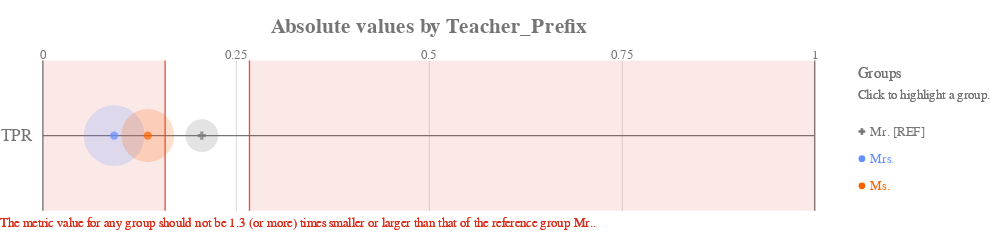

Notebook code for this chart:
### Markdown cell above
The `absolute` plot will show the value of the true positive rate itself:

### Code cell
ap.absolute(bdf, metrics, attribute, fairness_threshold = disparity_tolerance)

### Figure 1 — Vega-Lite specification as saved in the notebook (floating-point values rounded to 4 significant figures)
{"config": {"view": {"continuousWidth": 400, "continuousHeight": 300, "strokeWidth": 0}, "axisLeft": {"labelColor": "rgb(117,117,117)", "labelFont": "Arial", "labelFontSize": 16}, "title": {"align": "center", "baseline": "middle", "color": "rgb(117,117,117)", "font": "Arial", "fontSize": 20, "fontWeight": "bold"}}, "layer": [{"data": {"name": "data-2877b248c93196b56da8c0b23bb53c1d"}, "mark": {"type": "rule", "stroke": "rgb(117,117,117)", "strokeWidth": 1.25, "tooltip": ""}, "encoding": {"x": {"type": "quantitative", "field": "start", "scale": {"domain": [0, 1], "range": [40.0, 760.0]}}, "x2": {"field": "end"}, "y": {"type": "nominal", "axis": {"domain": false, "labelAngle": 0, "labelPadding": -30, "orient": "left", "ticks": false, "title": ""}, "field": "y_position", "scale": {"domain": ["TPR"], "range": [17.5, 157.5]}}}}, {"data": {"name": "data-6cfe259518f6c7b358d8f836a73e6b7f"}, "mark": {"type": "rule", "stroke": "rgb(117,117,117)", "strokeWidth": 1.25, "tooltip": ""}, "encoding": {"x": {"type": "quantitative", "field": "x_position", "scale": {"domain": [0, 1], "range": [40.0, 760.0]}}, "y": {"value": 17.5}, "y2": {"value": 157.5}}}, {"data": {"name": "data-60ed1133fa688d151d36705a369482e0"}, "mark": {"type": "text", "align": "center", "color": "rgb(117,117,117)", "font": "Arial", "fontSize": 12, "fontWeight": "normal", "tooltip": ""}, "encoding": {"text": {"type": "nominal", "field": "value"}, "x": {"type": "quantitative", "field": "value", "scale": {"domain": [0, 1], "range": [40.0, 760.0]}}, "y": {"value": 12.25}}}, {"layer": [{"mark": {"type": "rect", "opacity": 0.8, "stroke": "rgb(217, 46, 28)", "strokeWidth": 1.25, "tooltip": ""}, "encoding": {"x": {"type": "quantitative", "field": "lower_threshold_value", "scale": {"domain": [0, 1], "range": [40.0, 760.0]}}, "x2": {"field": "lower_threshold_value"}, "y": {"type": "nominal", "axis": {"domain": false, "grid": false, "labels": false, "ticks": false, "title": " "}, "field": "metric", "scale": {"domain": ["TPR"], "range": [17.5, 157.5]}}}}, {"mark": {"type": "rect", "opacity": 0.8, "stroke": "rgb(217, 46, 28)", "strokeWidth": 1.25, "tooltip": ""}, "encoding": {"x": {"type": "quantitative", "field": "upper_threshold_value", "scale": {"domain": [0, 1], "range": [40.0, 760.0]}}, "x2": {"field": "upper_threshold_value"}, "y": {"type": "nominal", "axis": {"domain": false, "grid": false, "labels": false, "ticks": false, "title": " "}, "field": "metric", "scale": {"domain": ["TPR"], "range": [17.5, 157.5]}}}}, {"layer": [{"mark": {"type": "rect", "fill": "rgb(217, 46, 28)", "opacity": 0.1, "tooltip": ""}, "encoding": {"x": {"type": "quantitative", "field": "lower_threshold_value", "scale": {"domain": [0, 1], "range": [40.0, 760.0]}}, "x2": {"field": "lower_end"}, "y": {"type": "nominal", "axis": {"domain": false, "grid": false, "labels": false, "ticks": false, "title": " "}, "field": "metric", "scale": {"domain": ["TPR"], "range": [17.5, 157.5]}}}}, {"mark": {"type": "rect", "fill": "rgb(217, 46, 28)", "opacity": 0.1, "tooltip": ""}, "encoding": {"x": {"type": "quantitative", "field": "upper_threshold_value", "scale": {"domain": [0, 1], "range": [40.0, 760.0]}}, "x2": {"field": "upper_end"}, "y": {"type": "nominal", "axis": {"domain": false, "grid": false, "labels": false, "ticks": false, "title": " "}, "field": "metric", "scale": {"domain": ["TPR"], "range": [17.5, 157.5]}}}}]}, {"data": {"name": "data-79dd248bdaa0ea02c535240e8ad022c8"}, "mark": {"type": "text", "align": "left", "baseline": "top", "fill": "rgb(217, 46, 28)", "font": "Arial", "fontSize": 12, "fontWeight": "normal", "tooltip": ""}, "encoding": {"text": {"value": "The metric value for any group should not be 1.3 (or more) times smaller or larger than that of the reference group Mr.."}, "x": {"value": 0}, "y": {"value": 163.3}}}], "data": {"name": "data-9cf850d95d20ee3c16cbf624994462e1"}}, {"layer": [{"mark": "circle"}, {"data": {"name": "data-f9c59fbaab167f7bcb9b01fc4ad2456e"}, "mark": {"type": "circle", "opacity": 0.2}, "encoding": {"color": {"condition": {"type": "nominal", "field": "attribute_value", "legend": null, "scale": {"domain": ["Mr.", "Mrs.", "Ms."], "range": ["rgb(117,117,117)", "rgb(100, 143, 255)", "rgb(254, 97, 0)", "rgb(220, 38, 127)", "rgb(255, 176, 0)", "rgb(120, 94, 240)"]}, "selection": "selector005"}, "value": "rgb(224,224,224)"}, "size": {"type": "quantitative", "field": "group_size", "legend": null, "scale": {"domain": [0, 370.8], "range": [0, 3848.0]}}, "tooltip": [{"type": "nominal", "field": "attribute_value", "title": "Group"}, {"type": "nominal", "field": "tooltip_group_size", "title": "Group Size"}, {"type": "nominal", "field": "tooltip_disparity_explanation_tpr", "title": "Disparity"}, {"type": "quantitative", "field": "tpr", "format": ".2f", "title": "TPR"}], "x": {"type": "quantitative", "axis": {"domain": false, "labels": false, "ticks": false, "title": null, "values": [0.25, 0.5, 0.75]}, "field": "tpr", "scale": {"domain": [0, 1], "range": [40.0, 760.0]}}, "y": {"type": "nominal", "axis": {"domain": false, "grid": false, "labels": false, "ticks": false, "title": " "}, "field": "metric_variable", "scale": {"domain": ["TPR"], "range": [17.5, 157.5]}}}, "selection": {"selector007": {"type": "multi", "empty": "all", "fields": ["attribute_value"]}}, "transform": [{"calculate": "'TPR'", "as": "metric_variable"}]}, {"layer": [{"mark": "point"}, {"data": {"name": "data-f9c59fbaab167f7bcb9b01fc4ad2456e"}, "mark": {"type": "point", "filled": true, "size": 60}, "encoding": {"color": {"condition": {"type": "nominal", "field": "attribute_value", "legend": null, "scale": {"domain": ["Mr.", "Mrs.", "Ms."], "range": ["rgb(117,117,117)", "rgb(100, 143, 255)", "rgb(254, 97, 0)", "rgb(220, 38, 127)", "rgb(255, 176, 0)", "rgb(120, 94, 240)"]}, "selection": "selector005"}, "value": "rgb(224,224,224)"}, "shape": {"type": "nominal", "field": "attribute_value", "legend": null, "scale": {"domain": ["Mr.", "Mrs.", "Ms."], "range": ["cross", "circle", "circle"]}}, "tooltip": [{"type": "nominal", "field": "attribute_value", "title": "Group"}, {"type": "nominal", "field": "tooltip_group_size", "title": "Group Size"}, {"type": "nominal", "field": "tooltip_disparity_explanation_tpr", "title": "Disparity"}, {"type": "quantitative", "field": "tpr", "format": ".2f", "title": "TPR"}], "x": {"type": "quantitative", "axis": {"domain": false, "labels": false, "ticks": false, "title": null, "values": [0.25, 0.5, 0.75]}, "field": "tpr", "scale": {"domain": [0, 1], "range": [40.0, 760.0]}}, "y": {"type": "nominal", "axis": {"domain": false, "grid": false, "labels": false, "ticks": false, "title": " "}, "field": "metric_variable", "scale": {"domain": ["TPR"], "range": [17.5, 157.5]}}}, "selection": {"selector006": {"type": "multi", "empty": "all", "fields": ["attribute_value"]}}, "transform": [{"calculate": "'TPR'", "as": "metric_variable"}]}]}]}, {"layer": [{"mark": {"type": "point", "filled": true, "opacity": 1, "size": 39.48}, "encoding": {"color": {"condition": {"type": "nominal", "field": "attribute_value", "legend": null, "scale": {"domain": ["Mr.", "Mrs.", "Ms."], "range": ["rgb(117,117,117)", "rgb(100, 143, 255)", "rgb(254, 97, 0)", "rgb(220, 38, 127)", "rgb(255, 176, 0)", "rgb(120, 94, 240)"]}, "selection": "selector005"}, "value": "rgb(224,224,224)"}, "shape": {"type": "nominal", "field": "attribute_value", "legend": null, "scale": {"domain": ["Mr.", "Mrs.", "Ms."], "range": ["cross", "circle", "circle"]}}, "x": {"value": 804}, "y": {"type": "nominal", "axis": {"domain": false, "grid": false, "labels": false, "ticks": false, "title": " "}, "field": "attribute_value", "scale": {"domain": ["Mr.", "Mrs.", "Ms."], "range": [71, 147]}}}, "selection": {"selector005": {"type": "multi", "empty": "all", "fields": ["attribute_value"]}}}, {"mark": {"type": "text", "align": "left", "baseline": "middle", "font": "Arial", "fontSize": 12, "fontWeight": "normal"}, "encoding": {"color": {"condition": {"type": "nominal", "field": "attribute_value", "legend": null, "scale": {"domain": ["Mr.", "Mrs.", "Ms."], "range": ["rgb(117,117,117)", "rgb(100, 143, 255)", "rgb(254, 97, 0)", "rgb(220, 38, 127)", "rgb(255, 176, 0)", "rgb(120, 94, 240)"]}, "selection": "selector005"}, "value": "rgb(224,224,224)"}, "text": {"type": "nominal", "field": "label"}, "x": {"value": 812}, "y": {"type": "nominal", "axis": {"domain": false, "grid": false, "labels": false, "ticks": false, "title": " "}, "field": "attribute_value", "scale": {"domain": ["Mr.", "Mrs.", "Ms."], "range": [71, 147]}}}, "selection": {"selector008": {"type": "multi", "empty": "all", "fields": ["attribute_value"]}}}, {"data": {"name": "data-79dd248bdaa0ea02c535240e8ad022c8"}, "mark": {"type": "text", "align": "left", "baseline": "middle", "color": "rgb(117,117,117)", "font": "Arial", "fontSize": 12, "fontWeight": "normal"}, "encoding": {"text": {"value": "Click to highlight a group."}, "x": {"value": 800}, "y": {"value": 49}}}, {"data": {"name": "data-79dd248bdaa0ea02c535240e8ad022c8"}, "mark": {"type": "text", "align": "left", "baseline": "middle", "color": "rgb(117,117,117)", "font": "Arial", "fontSize": 14, "fontWeight": "normal"}, "encoding": {"text": {"value": "Groups"}, "x": {"value": 800}, "y": {"value": 30}}}], "data": {"name": "data-7b911a8c604a3d42061675505ae8fce4"}}], "height": 175, "padding": {"top": 15, "bottom": 10}, "resolve": {"scale": {"size": "independent", "y": "independent"}}, "title": "Absolute values by Teacher_Prefix", "width": 800, "$schema": "https://vega.github.io/schema/vega-lite/v4.8.1.json", "datasets": {"data-2877b248c93196b56da8c0b23bb53c1d": [{"y_position": "TPR", "start": 0, "end": 1}], "data-6cfe259518f6c7b358d8f836a73e6b7f": [{"x_position": 0}, {"x_position": 1}], "data-60ed1133fa688d151d36705a369482e0": [{"value": 0.0}, {"value": 0.25}, {"value": 0.5}, {"value": 0.75}, {"value": 1.0}], "data-9cf850d95d20ee3c16cbf624994462e1": [{"lower_end": 0, "upper_end": 1, "lower_threshold_value": 0.1584, "upper_threshold_value": 0.2676, "metric": "TPR"}], "data-79dd248bdaa0ea02c535240e8ad022c8": [{"a": 1, "b": 0}, {"a": 1, "b": 0}], "data-f9c59fbaab167f7bcb9b01fc4ad2456e": [{"attribute_name": "teacher_prefix", "attribute_value": "Mr.", "group_size": 90, "total_entities": 635, "tpr": 0.2059, "tpr_disparity": 1.0, "tpr_disparity_scaled": 0.0, "tooltip_group_size": "90 (14.17%)", "tooltip_disparity_explanation_tpr": "Reference group"}, {"attribute_name": "teacher_prefix", "attribute_value": "Mrs.", "group_size": 309, "total_entities": 635, "tpr": 0.09231, "tpr_disparity": 0.4484, "tpr_disparity_scaled": -1.23, "tooltip_group_size": "309 (48.66%)", "tooltip_disparity_explanation_tpr": "2.23 times smaller TPR than the reference group"}, {"attribute_name": "teacher_prefix", "attribute_value": "Ms.", "group_size": 236, "total_entities": 635, "tpr": 0.1359, "tpr_disparity": 0.6602, "tpr_disparity_scaled": -0.5147, "tooltip_group_size": "236 (37.17%)", "tooltip_disparity_explanation_tpr": "1.51 times smaller TPR than the reference group"}], "data-7b911a8c604a3d42061675505ae8fce4": [{"attribute_value": "Mr.", "label": "Mr. [REF]"}, {"attribute_value": "Mrs.", "label": "Mrs."}, {"attribute_value": "Ms.", "label": "Ms."}]}}
